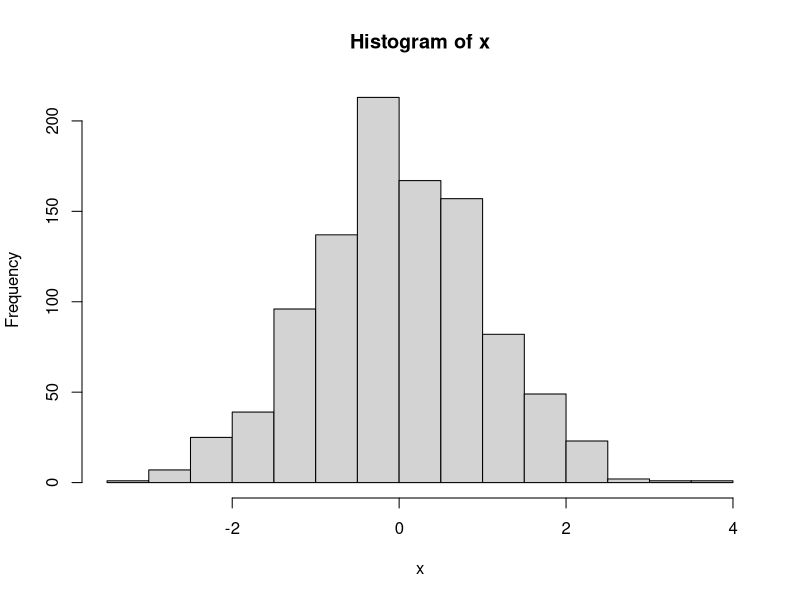

R code for this plot:
## ---- chunk 1
set.seed(1)
x = rnorm(1000)
mean(x)
sd(x)

y = rnorm(1000,mean=1,sd=2)
mean(y)
sd(y)
## ---- chunk 2
set.seed(1)
x = rnorm(1000)
hist(x)
